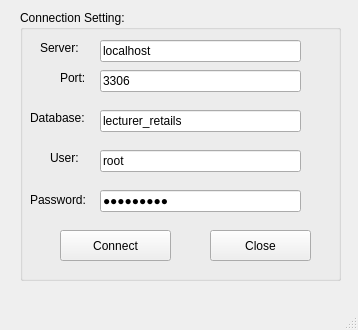
<?xml version="1.0" encoding="UTF-8"?>
<ui version="4.0">
 <class>MainWindow</class>
 <widget class="QMainWindow" name="MainWindow">
  <property name="geometry">
   <rect>
    <x>0</x>
    <y>0</y>
    <width>358</width>
    <height>330</height>
   </rect>
  </property>
  <property name="windowTitle">
   <string>Nguyễn Thùy Mỹ Linh</string>
  </property>
  <property name="windowIcon">
   <iconset>
    <normaloff>../Images/ic_logo.jpg</normaloff>../Images/ic_logo.jpg</iconset>
  </property>
  <widget class="QWidget" name="centralwidget">
   <widget class="QGroupBox" name="groupBox">
    <property name="geometry">
     <rect>
      <x>20</x>
      <y>10</y>
      <width>321</width>
      <height>271</height>
     </rect>
    </property>
    <property name="title">
     <string>Connection Setting:</string>
    </property>
    <widget class="QLabel" name="label">
     <property name="geometry">
      <rect>
       <x>20</x>
       <y>30</y>
       <width>51</width>
       <height>16</height>
      </rect>
     </property>
     <property name="text">
      <string>Server:</string>
     </property>
    </widget>
    <widget class="QLineEdit" name="lineEditServer">
     <property name="geometry">
      <rect>
       <x>80</x>
       <y>30</y>
       <width>201</width>
       <height>22</height>
      </rect>
     </property>
     <property name="text">
      <string>localhost</string>
     </property>
    </widget>
    <widget class="QLineEdit" name="lineEditPort">
     <property name="geometry">
      <rect>
       <x>80</x>
       <y>60</y>
       <width>201</width>
       <height>22</height>
      </rect>
     </property>
     <property name="text">
      <string>3306</string>
     </property>
    </widget>
    <widget class="QLabel" name="label_2">
     <property name="geometry">
      <rect>
       <x>40</x>
       <y>60</y>
       <width>31</width>
       <height>16</height>
      </rect>
     </property>
     <property name="text">
      <string>Port:</string>
     </property>
    </widget>
    <widget class="QLineEdit" name="lineEditDatabase">
     <property name="geometry">
      <rect>
       <x>80</x>
       <y>100</y>
       <width>201</width>
       <height>22</height>
      </rect>
     </property>
     <property name="text">
      <string>lecturer_retails</string>
     </property>
    </widget>
    <widget class="QLabel" name="label_3">
     <property name="geometry">
      <rect>
       <x>10</x>
       <y>100</y>
       <width>61</width>
       <height>16</height>
      </rect>
     </property>
     <property name="text">
      <string>Database:</string>
     </property>
    </widget>
    <widget class="QLineEdit" name="lineEditUser">
     <property name="geometry">
      <rect>
       <x>80</x>
       <y>140</y>
       <width>201</width>
       <height>22</height>
      </rect>
     </property>
     <property name="text">
      <string>root</string>
     </property>
    </widget>
    <widget class="QLabel" name="label_4">
     <property name="geometry">
      <rect>
       <x>30</x>
       <y>140</y>
       <width>41</width>
       <height>16</height>
      </rect>
     </property>
     <property name="text">
      <string>User:</string>
     </property>
    </widget>
    <widget class="QLineEdit" name="lineEditPassword">
     <property name="geometry">
      <rect>
       <x>80</x>
       <y>180</y>
       <width>201</width>
       <height>22</height>
      </rect>
     </property>
     <property name="text">
      <string>@Obama123</string>
     </property>
     <property name="echoMode">
      <enum>QLineEdit::Password</enum>
     </property>
    </widget>
    <widget class="QLabel" name="label_5">
     <property name="geometry">
      <rect>
       <x>10</x>
       <y>180</y>
       <width>61</width>
       <height>20</height>
      </rect>
     </property>
     <property name="text">
      <string>Password:</string>
     </property>
    </widget>
    <widget class="QPushButton" name="pushButtonConnect">
     <property name="geometry">
      <rect>
       <x>40</x>
       <y>220</y>
       <width>111</width>
       <height>31</height>
      </rect>
     </property>
     <property name="text">
      <string>Connect</string>
     </property>
     <property name="icon">
      <iconset>
       <normaloff>../Images/ic_connect.png</normaloff>../Images/ic_connect.png</iconset>
     </property>
    </widget>
    <widget class="QPushButton" name="pushButtonClose">
     <property name="geometry">
      <rect>
       <x>190</x>
       <y>220</y>
       <width>101</width>
       <height>31</height>
      </rect>
     </property>
     <property name="text">
      <string>Close</string>
     </property>
     <property name="icon">
      <iconset>
       <normaloff>../Images/ic_shutdown.png</normaloff>../Images/ic_shutdown.png</iconset>
     </property>
     <property name="shortcut">
      <string>Esc</string>
     </property>
    </widget>
   </widget>
  </widget>
  <widget class="QMenuBar" name="menubar">
   <property name="geometry">
    <rect>
     <x>0</x>
     <y>0</y>
     <width>358</width>
     <height>22</height>
    </rect>
   </property>
  </widget>
  <widget class="QStatusBar" name="statusbar"/>
 </widget>
 <resources/>
 <connections/>
</ui>
